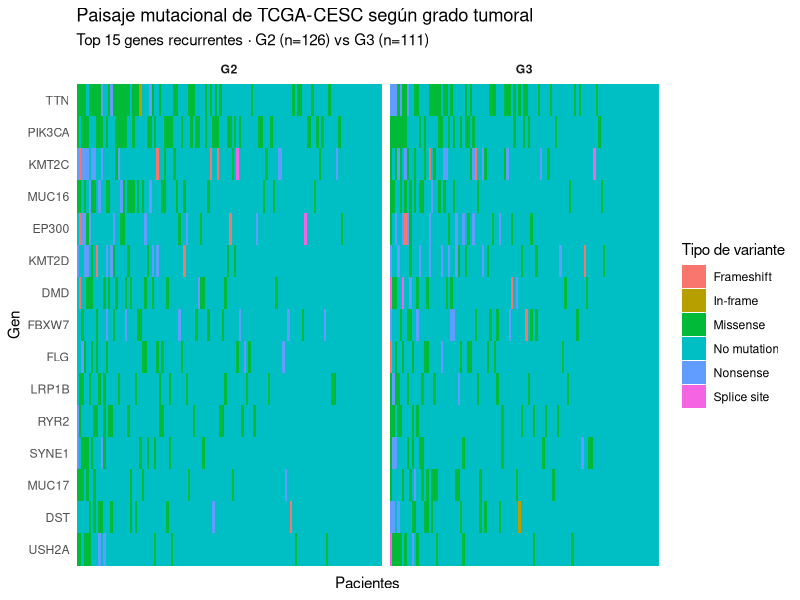

Reproduce this figure in R.
library(readr)
library(dplyr)
library(ggplot2)

df <- read_csv(
  "results/tcga/tcga_oncoplot_top15_grade.csv",
  show_col_types = FALSE
)

dir.create(
  "results/tcga/figures",
  recursive = TRUE,
  showWarnings = FALSE
)

cat("\n===== COHORTE =====\n")
cat("Total:", n_distinct(df$case_id), "\n")
cat(
  "G2:",
  n_distinct(df$case_id[df$tumor_grade == "G2"]),
  "\n"
)
cat(
  "G3:",
  n_distinct(df$case_id[df$tumor_grade == "G3"]),
  "\n"
)

# Orden de genes según frecuencia dentro de G2/G3
gene_order <- df %>%
  filter(variant_class != "No_mutation") %>%
  distinct(case_id, gene) %>%
  count(gene, sort = TRUE) %>%
  pull(gene)

# Incluye TODOS los pacientes, incluso si no tienen
# mutaciones en ninguno de los top 15
sample_order <- df %>%
  mutate(
    mutated = variant_class != "No_mutation"
  ) %>%
  group_by(case_id, tumor_grade) %>%
  summarise(
    n_mutated_genes = sum(mutated),
    .groups = "drop"
  ) %>%
  arrange(
    tumor_grade,
    desc(n_mutated_genes),
    case_id
  ) %>%
  pull(case_id)

df <- df %>%
  mutate(
    gene = factor(
      gene,
      levels = rev(gene_order)
    ),
    case_id = factor(
      case_id,
      levels = sample_order
    ),
    variant_class = recode(
      variant_class,
      "Frame_Shift_Del" = "Frameshift",
      "Frame_Shift_Ins" = "Frameshift",
      "Nonsense_Mutation" = "Nonsense",
      "Nonstop_Mutation" = "Nonsense",
      "Translation_Start_Site" = "Start/stop",
      "Splice_Site" = "Splice site",
      "In_Frame_Del" = "In-frame",
      "In_Frame_Ins" = "In-frame",
      "Missense_Mutation" = "Missense",
      "No_mutation" = "No mutation"
    )
  )

# Comprobar que no perdimos pacientes
cat("\n===== DESPUÉS DEL ORDENAMIENTO =====\n")
cat(
  "Pacientes sin NA:",
  n_distinct(df$case_id[!is.na(df$case_id)]),
  "\n"
)

p <- ggplot(
  df,
  aes(
    x = case_id,
    y = gene,
    fill = variant_class
  )
) +
  geom_tile() +
  facet_grid(
    . ~ tumor_grade,
    scales = "free_x",
    space = "free_x"
  ) +
  labs(
    title = "Paisaje mutacional de TCGA-CESC según grado tumoral",
    subtitle = "Top 15 genes recurrentes · G2 (n=126) vs G3 (n=111)",
    x = "Pacientes",
    y = "Gen",
    fill = "Tipo de variante"
  ) +
  theme_minimal(base_size = 11) +
  theme(
    axis.text.x = element_blank(),
    axis.ticks.x = element_blank(),
    panel.grid = element_blank(),
    strip.text = element_text(face = "bold")
  )

ggsave(
  "results/tcga/figures/tcga_oncoplot_top15_G2_vs_G3.png",
  p,
  width = 15,
  height = 7,
  dpi = 300
)

cat("\nOncoplot corregido creado:\n")
cat(
  "results/tcga/figures/tcga_oncoplot_top15_G2_vs_G3.png\n"
)
